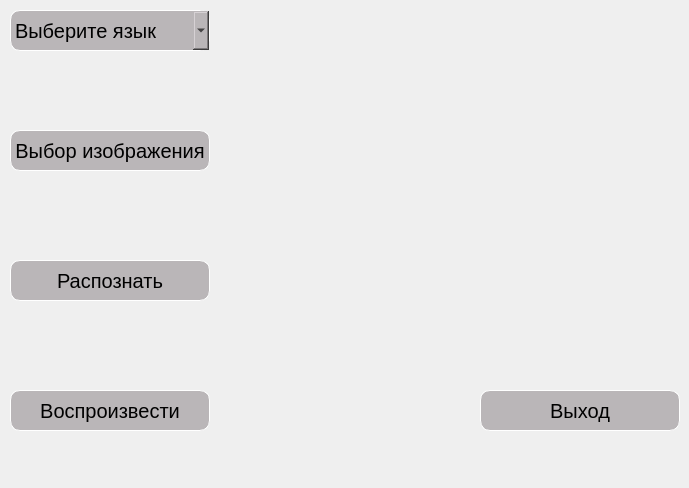
<?xml version="1.0" encoding="UTF-8"?>
<ui version="4.0">
 <class>MainWindow</class>
 <widget class="QMainWindow" name="MainWindow">
  <property name="enabled">
   <bool>true</bool>
  </property>
  <property name="geometry">
   <rect>
    <x>0</x>
    <y>0</y>
    <width>689</width>
    <height>488</height>
   </rect>
  </property>
  <property name="windowTitle">
   <string>NScanner</string>
  </property>
  <property name="autoFillBackground">
   <bool>false</bool>
  </property>
  <widget class="QWidget" name="centralwidget">
   <property name="enabled">
    <bool>true</bool>
   </property>
   <property name="styleSheet">
    <string notr="true"/>
   </property>
   <widget class="QPushButton" name="but_run">
    <property name="geometry">
     <rect>
      <x>10</x>
      <y>260</y>
      <width>200</width>
      <height>41</height>
     </rect>
    </property>
    <property name="maximumSize">
     <size>
      <width>302</width>
      <height>202</height>
     </size>
    </property>
    <property name="font">
     <font>
      <pointsize>15</pointsize>
     </font>
    </property>
    <property name="styleSheet">
     <string notr="true">background-color: rgb(186,182,184);
border-style: solid;
border-width:1px;
border-radius:10px;
border-color: white;
max-width:300px;
max-height:200px;
min-width:10px;
min-height:10px;</string>
    </property>
    <property name="text">
     <string>Распознать</string>
    </property>
   </widget>
   <widget class="QPushButton" name="but_load">
    <property name="geometry">
     <rect>
      <x>10</x>
      <y>130</y>
      <width>200</width>
      <height>41</height>
     </rect>
    </property>
    <property name="maximumSize">
     <size>
      <width>302</width>
      <height>202</height>
     </size>
    </property>
    <property name="font">
     <font>
      <pointsize>15</pointsize>
     </font>
    </property>
    <property name="styleSheet">
     <string notr="true">background-color: rgb(186,182,184);
border-style: solid;
border-width:1px;
border-radius:10px;
border-color: white;
max-width:300px;
max-height:200px;
min-width:10px;
min-height:10px;</string>
    </property>
    <property name="text">
     <string>Выбор изображения</string>
    </property>
   </widget>
   <widget class="QPushButton" name="but_sound">
    <property name="geometry">
     <rect>
      <x>10</x>
      <y>390</y>
      <width>200</width>
      <height>41</height>
     </rect>
    </property>
    <property name="maximumSize">
     <size>
      <width>302</width>
      <height>202</height>
     </size>
    </property>
    <property name="font">
     <font>
      <pointsize>15</pointsize>
     </font>
    </property>
    <property name="styleSheet">
     <string notr="true">background-color: rgb(186,182,184);
border-style: solid;
border-width:1px;
border-radius:10px;
border-color: white;
max-width:300px;
max-height:200px;
min-width:10px;
min-height:10px;</string>
    </property>
    <property name="text">
     <string>Воспроизвести</string>
    </property>
   </widget>
   <widget class="QComboBox" name="comboBox">
    <property name="geometry">
     <rect>
      <x>10</x>
      <y>10</y>
      <width>200</width>
      <height>41</height>
     </rect>
    </property>
    <property name="maximumSize">
     <size>
      <width>302</width>
      <height>202</height>
     </size>
    </property>
    <property name="font">
     <font>
      <pointsize>15</pointsize>
     </font>
    </property>
    <property name="styleSheet">
     <string notr="true">background-color: rgb(186,182,184);
border-style: solid;
border-width:1px;
border-radius:10px;
border-color: white;
max-width:300px;
max-height:200px;
min-width:10px;
min-height:10px;</string>
    </property>
    <property name="editable">
     <bool>false</bool>
    </property>
    <item>
     <property name="text">
      <string>Выберите язык</string>
     </property>
    </item>
    <item>
     <property name="text">
      <string>ENG</string>
     </property>
    </item>
    <item>
     <property name="text">
      <string>RUS</string>
     </property>
    </item>
   </widget>
   <widget class="QPushButton" name="but_exit">
    <property name="geometry">
     <rect>
      <x>480</x>
      <y>390</y>
      <width>200</width>
      <height>41</height>
     </rect>
    </property>
    <property name="maximumSize">
     <size>
      <width>302</width>
      <height>202</height>
     </size>
    </property>
    <property name="font">
     <font>
      <pointsize>15</pointsize>
     </font>
    </property>
    <property name="styleSheet">
     <string notr="true">background-color:rgb(186,182,184);
border-style: solid;
border-width:1px;
border-radius:10px;
border-color: white;
max-width:300px;
max-height:200px;
min-width:10px;
min-height:10px;</string>
    </property>
    <property name="text">
     <string>Выход</string>
    </property>
   </widget>
   <widget class="QLabel" name="img_label">
    <property name="geometry">
     <rect>
      <x>240</x>
      <y>20</y>
      <width>431</width>
      <height>341</height>
     </rect>
    </property>
    <property name="text">
     <string/>
    </property>
    <property name="alignment">
     <set>Qt::AlignCenter</set>
    </property>
   </widget>
   <widget class="QWidget" name="verticalLayoutWidget">
    <property name="geometry">
     <rect>
      <x>230</x>
      <y>10</y>
      <width>451</width>
      <height>361</height>
     </rect>
    </property>
    <layout class="QVBoxLayout" name="verticalLayout">
     <property name="spacing">
      <number>0</number>
     </property>
    </layout>
   </widget>
   <widget class="QWidget" name="horizontalLayoutWidget">
    <property name="geometry">
     <rect>
      <x>230</x>
      <y>10</y>
      <width>451</width>
      <height>361</height>
     </rect>
    </property>
    <layout class="QHBoxLayout" name="horizontalLayout">
     <property name="spacing">
      <number>0</number>
     </property>
    </layout>
   </widget>
  </widget>
  <widget class="QMenuBar" name="menubar">
   <property name="geometry">
    <rect>
     <x>0</x>
     <y>0</y>
     <width>689</width>
     <height>21</height>
    </rect>
   </property>
  </widget>
 </widget>
 <tabstops>
  <tabstop>comboBox</tabstop>
  <tabstop>but_run</tabstop>
  <tabstop>but_load</tabstop>
  <tabstop>but_sound</tabstop>
 </tabstops>
 <resources/>
 <connections/>
</ui>
